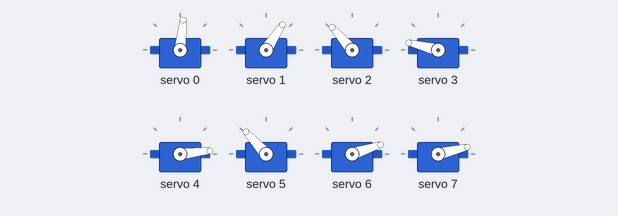
This sketch was run on a simulated Arduino Uno, built with avr-gcc and run on an emulated ATmega328P. On the bench: 8 × servo. Random numbers use the default seed unless the sketch sets one.

Above: at 0.1 s.
At 4.6 s:
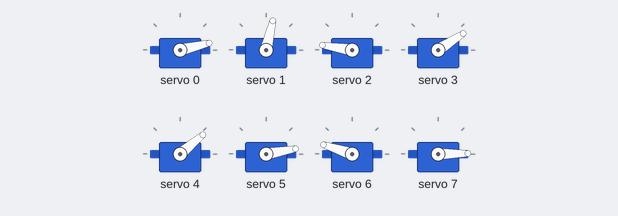
At 9.1 s:
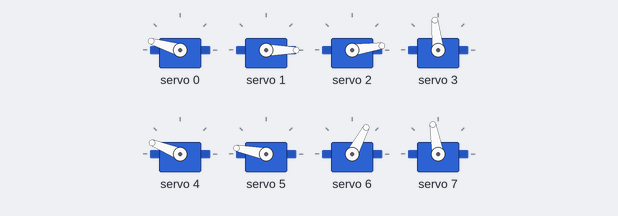
At 18.1 s:
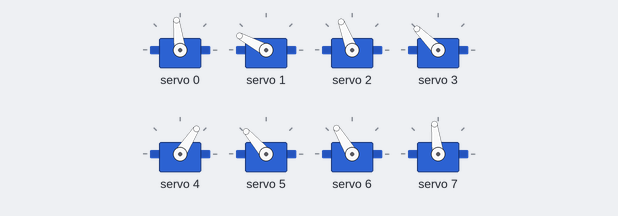
At 27.2 s:
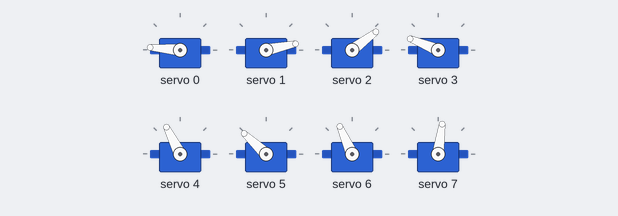
At 37.7 s:
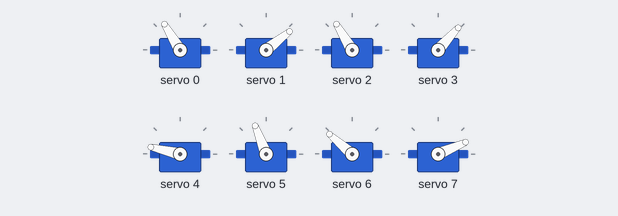
Timing chart, 0 to 40.0 s (numbered marks = the images above):
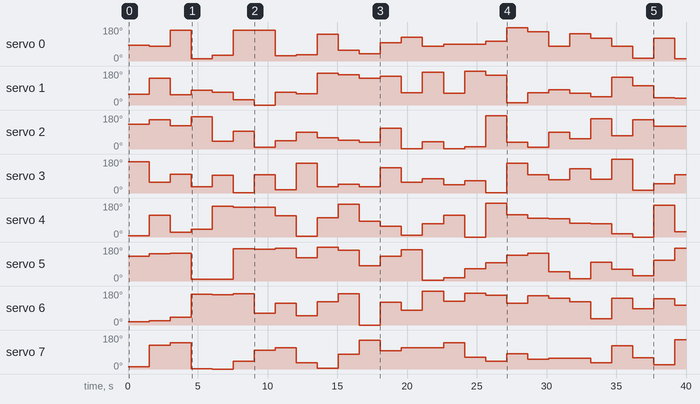

Measured:
- by itself, servo 0: 84° → 78° at 1.5 s, → 164° 1.5 s later, → 13° 1.5 s later, → 31° 1.5 s later, … (25 changes in this stretch)
- by itself, servo 1: 57° → 142° at 1.5 s, → 53° 1.5 s later, → 77° 1.5 s later, → 68° 1.5 s later, … (26 changes in this stretch)
- by itself, servo 2: 131° → 154° at 1.5 s, → 124° 1.5 s later, → 171° 1.5 s later, → 41° 1.5 s later, … (25 changes in this stretch)
- by itself, servo 3: 166° → 58° at 1.5 s, → 98° 1.5 s later, → 33° 1.5 s later, → 93° 1.5 s later, … (26 changes in this stretch)
- by itself, servo 4: 6° → 116° at 1.5 s, → 25° 1.5 s later, → 40° 1.5 s later, → 162° 1.5 s later, … (26 changes in this stretch)
- by itself, servo 5: 132° → 144° at 1.5 s, → 146° 1.5 s later, → 10° 1.5 s later, → 170° 3.0 s later, … (25 changes in this stretch)
- by itself, servo 6: 18° → 23° at 1.5 s, → 42° 1.5 s later, → 162° 1.5 s later, → 159° 1.5 s later, … (26 changes in this stretch)
- by itself, servo 7: 13° → 127° at 1.5 s, → 138° 1.5 s later, → 1° 1.5 s later, → 0° 1.5 s later, … (26 changes in this stretch)

The sketch:

Exemple_3.ino
```cpp
/**
 * e-mail : rachelsysteme@gmail.com
 * gitHub : https://github.com/RS-malik-el
 * Donation : paypal.me/RachelSysteme
 *
 * @AUTEUR : RACHEL SYSTEME / OpenProgramming
 * DATE : 25/01/2023
 *
 * @Board : Arduino
 *
 * La bibliothèque est disponible dans le gestionnaire de bibliothèque
 * de l'IDE arduino, rechercher et installer la bibliothèque suivante :
 *
 * Bibliothèque utilisé : PCA9685_16-Channel_PWM_Driver_Module_Library
 *
 * Les servomoteurs sont connecté aux cannaux 0 à 7
 *
 * Les valeurs de l'angle varie de -90 à +90
 * */

#include <PCA9685.h> // Insertion de la bibliothèque

#define NB_SERVO 8 // Nombre de servomoteur connecté

// Objet de type PCA9685 permettant de controler le module
PCA9685 pwmController;
// Objet de type PCA9685_ServoEval permettant de convertir l'angle en valeur PWM
PCA9685_ServoEval pwmAngleValue;

int pwmValue[NB_SERVO]; // Tableau contenant les valeurs des angles en signal PWM

// Prototype de la fonction
void updateAngle(void); // Mets à jour le tableau int pwmValue[NB_SERVO]

void setup(){
    randomSeed(analogRead(A0)); // Initialisation des nombres pseudo-aléatoire
    Wire.begin(); // Initialisation de l'interface I2C
    // Ré-initialisation des PCA9685 sur la ligne I2C
    pwmController.resetDevices();
    pwmController.init(); // Initilisation du module
    // Définit une fréquence f=5OHz soit T=20ms
    // pour les Servomoteurs standard
    pwmController.setPWMFreqServo();
}

void loop(){
    int Attente = 1500; // Petite pause
    updateAngle();
    pwmController.setChannelsPWM(0, NB_SERVO, pwmValue);
    delay(Attente);
}

void updateAngle(void){
    for (int i = 0; i < NB_SERVO; ++i){
        int angle = random(-90, 91);
        pwmValue[i] = pwmAngleValue.pwmForAngle(angle);
    }
}
```
